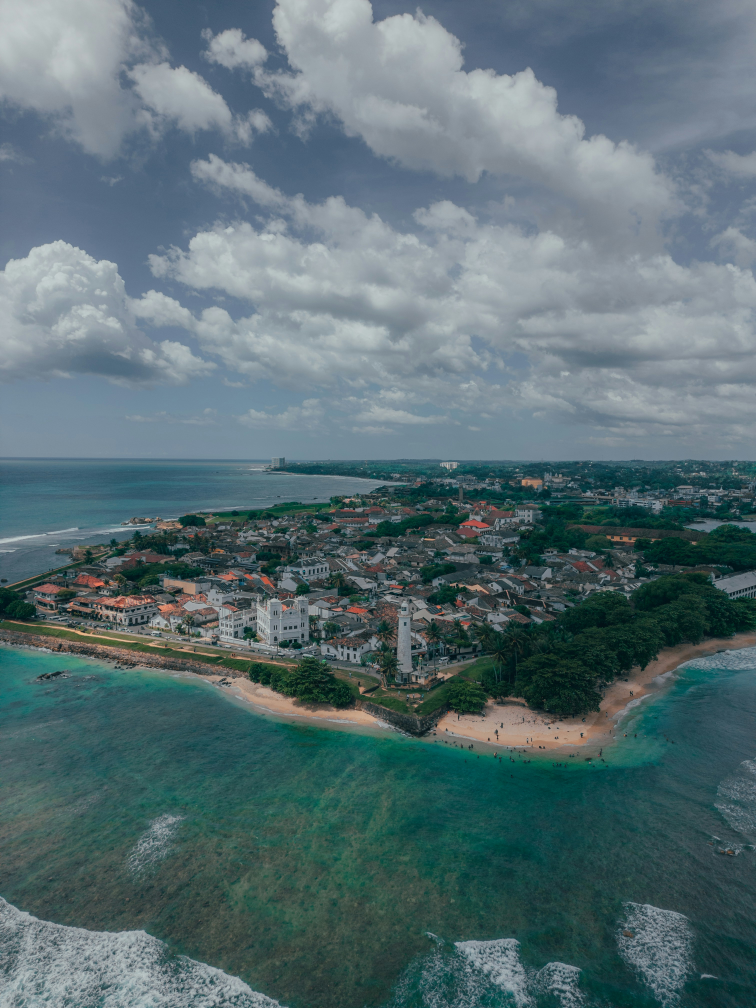
#> input picture images/tours/day-tour-galle.jpg, 3024 x 4032 px (shown at 1/4 size)
$ python -i build_catalog.py   (imports and definitions only)
#> lines starting #> are read from the running program, lines starting #| are printed output that depends on the picture
"""
Builds the built-in tour/destination catalogue from data/*.json (the single source of truth):
  - frontend/src/app/data/catalog.ts   (shown when the API is unreachable)
  - backend/catalog_data.py            (seeds an empty database / serves when MongoDB is down)
  - frontend/public/sitemap.xml        (every public page, tour and journal article)
  - backend/page_meta.json             (title, description and image of every public page, put into the
                                        HTML by the server so search engines and link previews see them)

Run after editing any data/*.json file:
    python data/build_catalog.py
"""
import json
import os
import re

HERE = os.path.dirname(os.path.abspath(__file__))

# Bump when catalogue content is rewritten: "Import catalogue" in the admin then replaces database
# copies saved under an older revision (items edited in the admin keep the revision they were imported with).
CATALOG_REV = 2
ROOT = os.path.dirname(HERE)


def load(name):
    with open(os.path.join(HERE, name), encoding='utf8') as f:
        data = json.load(f)
    return data if isinstance(data, list) else list(data.values())[0]


def slug(text):
    return re.sub(r'[^a-z0-9]+', '-', text.lower()).strip('-')


def clean_tour(t):
    t = dict(t)
    t.pop('link', None)
    t.pop('durationLabel', None)
    t.setdefault('isActive', True)
    t['catalogRev'] = CATALOG_REV
    return t


# [2 lines not run here, left out]
destinations = []
# [7 lines not run here, left out]

# [13 lines that did not run here, left out]
# [2 lines not run here, left out]

# [14 lines that did not run here, left out]
# [5 lines not run here, left out]
# [1 line that did not run here, left out]
pages = ['', 'round-tours', 'day-tours', 'destinations', 'experiences', 'tailor-made', 'about', 'agents', 'journal', 'faq', 'contact',
         'privacy', 'terms-and-conditions']
# [2 lines not run here, left out]
today = __import__('datetime').date.today().isoformat()
urls = ''.join(f'  <url><loc>https://www.zeilanparadise.com/{p}</loc><lastmod>{today}</lastmod></url>\n' for p in pages)
# [3 lines not run here, left out]

# ── Page meta for the server (backend/website.py) ──
SUFFIX = ' | Zeilan Paradise'
# [1 line not run here, left out]
meta = {}
# [5 lines not run here, left out]
OG_DIR = os.path.join(ROOT, 'frontend', 'public', 'img', 'og')


def web_image(src):
    """A 1200x630 JPEG for link previews (LinkedIn and WhatsApp do not show WebP reliably)."""
    name = os.path.splitext(os.path.basename(src))[0]
    out = os.path.join(OG_DIR, f'{name}.jpg')
    if not os.path.exists(out):
        from PIL import Image  # only needed when a new preview image must be made
        source = os.path.join(ROOT, 'frontend', 'public', 'img', f'{name}-2000.webp')
        im = Image.open(source).convert('RGB')
        w, h = 1200, 630
        r = max(w / im.width, h / im.height)
        im = im.resize((round(im.width * r), round(im.height * r)), Image.LANCZOS)
        left, top = (im.width - w) // 2, (im.height - h) // 2
        os.makedirs(OG_DIR, exist_ok=True)
        im.crop((left, top, left + w, top + h)).save(out, quality=82, optimize=True, progressive=True)
    return f'/img/og/{name}.jpg'
# [9 lines not run here, left out]
missing = [p for p in pages if p not in meta]
# [7 lines not run here, left out]

>>> import cv2
>>> picture = cv2.imread('../images/tours/day-tour-galle.jpg', cv2.IMREAD_GRAYSCALE)
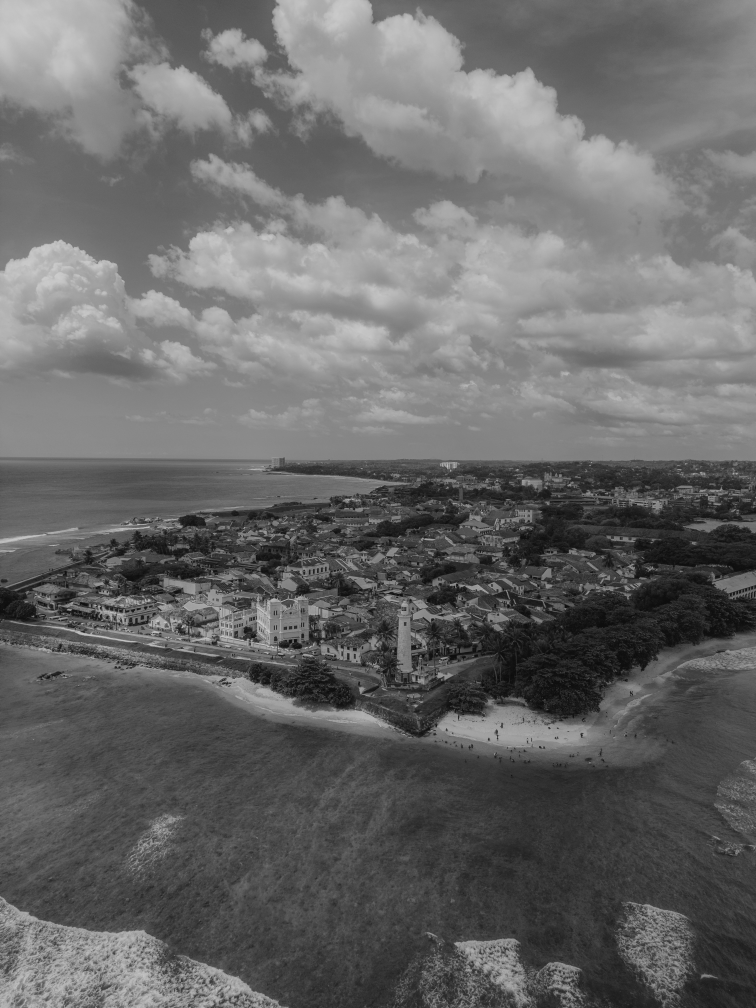
#> picture: shape (4032, 3024) (shown at 1/4 size); min 1, max 233, mean 104.3
#> (the run stopped early here; a loop or call above may not have finished)

$ run again, on images/tours/day-tour-whale.jpg
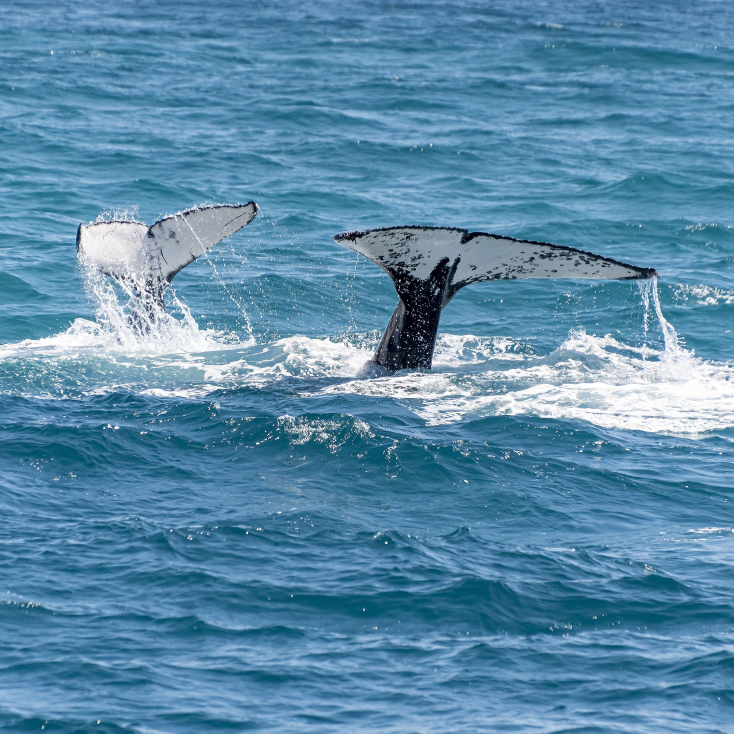
#> input picture images/tours/day-tour-whale.jpg, 2200 x 2200 px (shown at 1/3 size)
#> `picture = cv2.imread('../images/tours/day-tour-galle.jpg', cv2.IMREAD_..`:
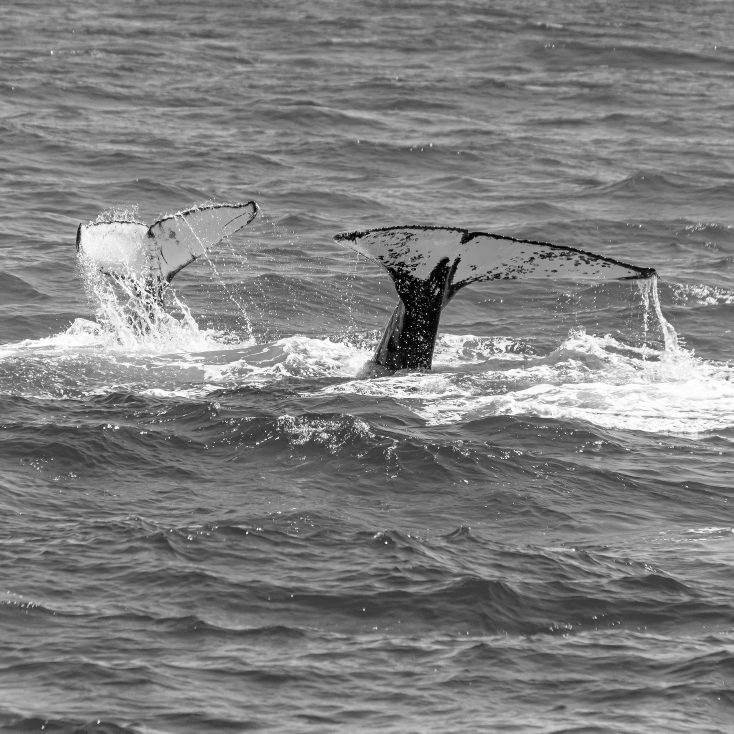
#> picture: shape (2200, 2200) (shown at 1/3 size); min 0, max 255, mean 127.7

$ run again, on images/tours/day-tour-yala.jpg
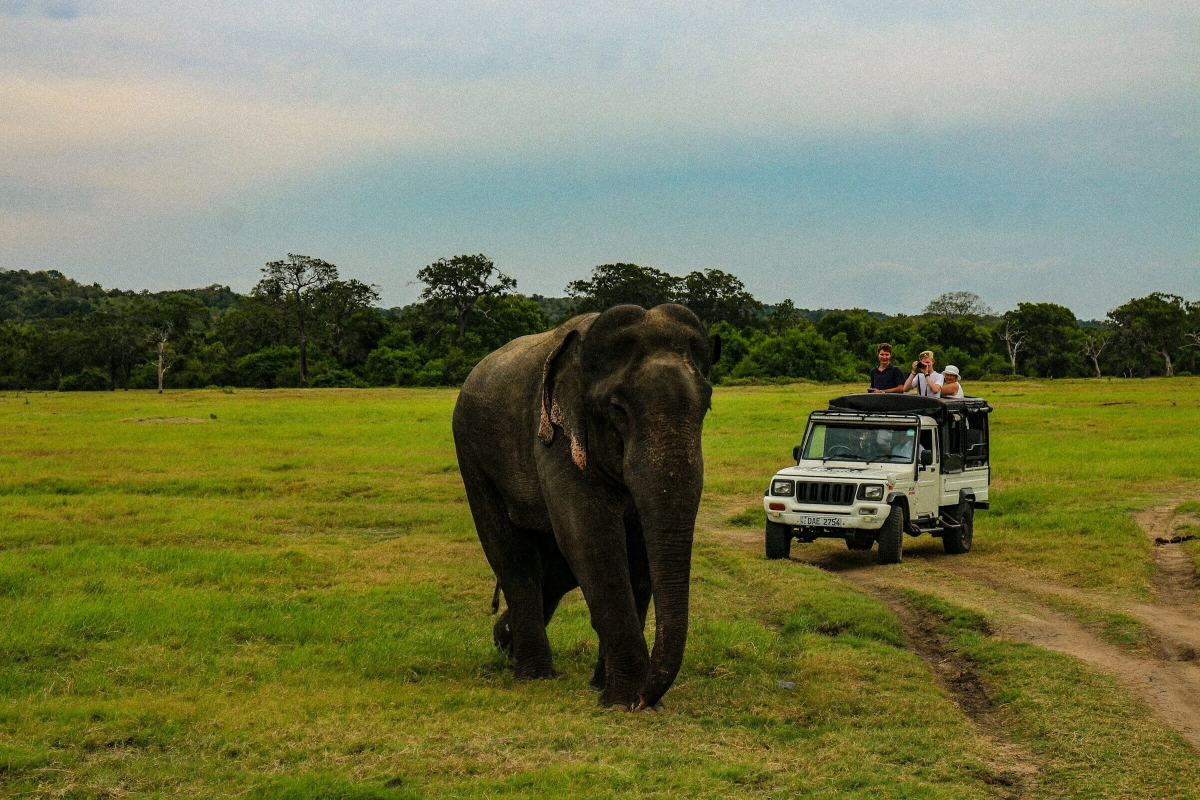
#> input picture images/tours/day-tour-yala.jpg, 2400 x 1600 px (shown at 1/2 size)
#> `picture = cv2.imread('../images/tours/day-tour-galle.jpg', cv2.IMREAD_..`:
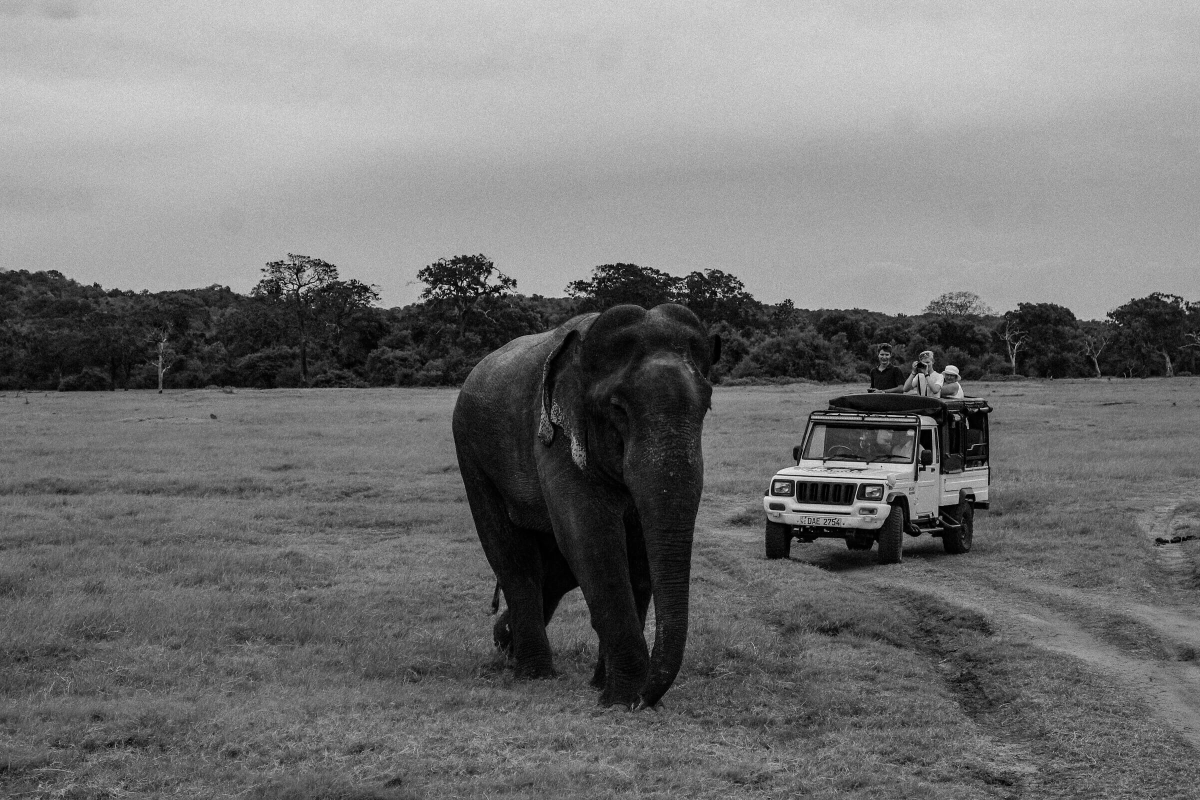
#> picture: shape (1600, 2400) (shown at 1/2 size); min 0, max 255, mean 115.8

$ run again, on images/tours/tour-cultural-triangle.jpg
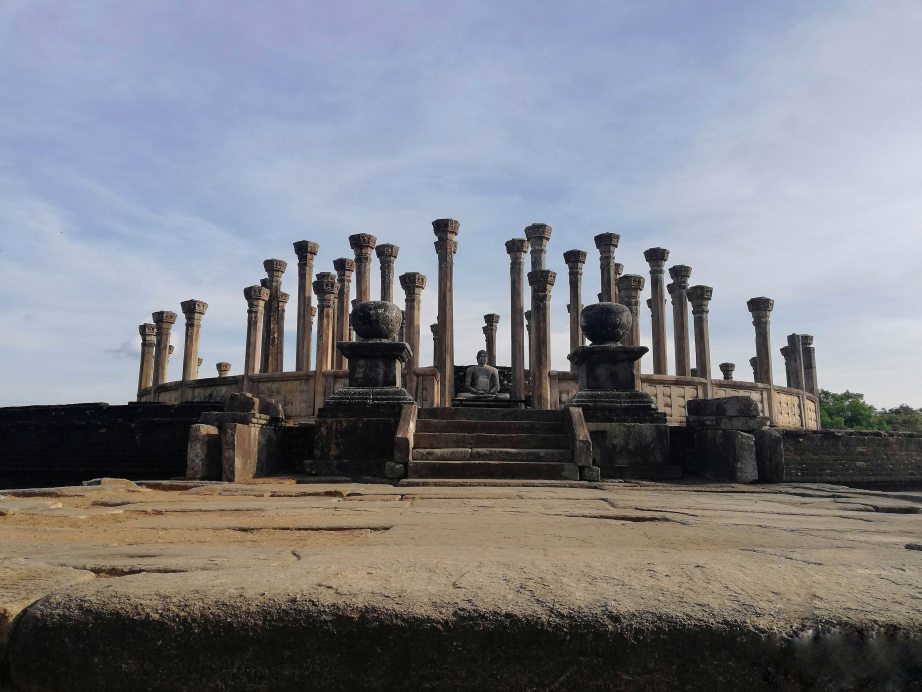
#> input picture images/tours/tour-cultural-triangle.jpg, 4608 x 3456 px (shown at 1/5 size)
#> `picture = cv2.imread('../images/tours/day-tour-galle.jpg', cv2.IMREAD_..`:
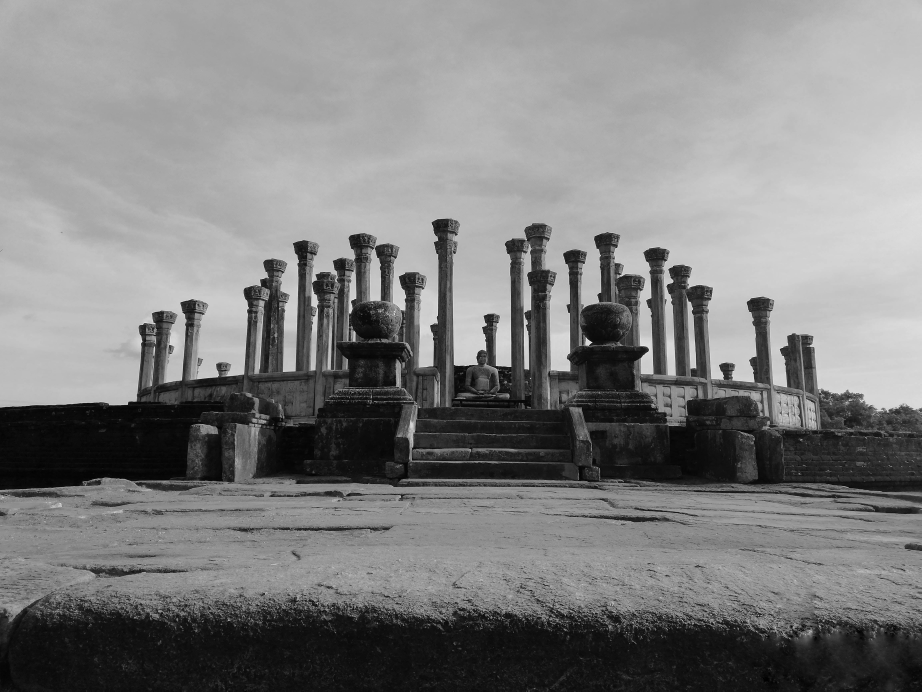
#> picture: shape (3456, 4608) (shown at 1/5 size); min 0, max 255, mean 126.7
